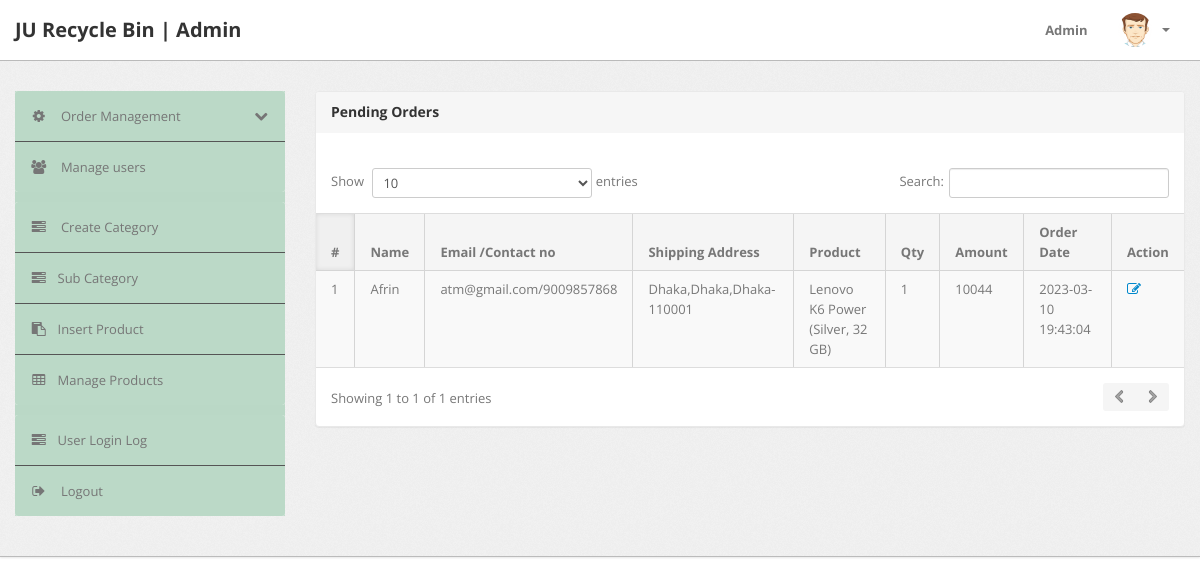
The app's page /admin/delivered-orders.php (signed in) with its own data.
### tables this page shows
CREATE TABLE `orders` (
  `id` int(11) NOT NULL,
  `userId` int(11) DEFAULT NULL,
  `productId` varchar(255) DEFAULT NULL,
  `quantity` int(11) DEFAULT NULL,
  `orderDate` timestamp NOT NULL DEFAULT CURRENT_TIMESTAMP,
  `paymentMethod` varchar(50) DEFAULT NULL,
  `orderStatus` varchar(55) DEFAULT NULL
);

CREATE TABLE `users` (
  `id` int(11) NOT NULL,
  `name` varchar(255) DEFAULT NULL,
  `email` varchar(255) DEFAULT NULL,
  `contactno` bigint(11) DEFAULT NULL,
  `password` varchar(255) DEFAULT NULL,
  `shippingAddress` longtext,
  `shippingState` varchar(255) DEFAULT NULL,
  `shippingCity` varchar(255) DEFAULT NULL,
  `shippingPincode` int(11) DEFAULT NULL,
  `billingAddress` longtext,
  `billingState` varchar(255) DEFAULT NULL,
  `billingCity` varchar(255) DEFAULT NULL,
  `billingPincode` int(11) DEFAULT NULL,
  `regDate` timestamp NOT NULL DEFAULT CURRENT_TIMESTAMP,
  `updationDate` varchar(255) DEFAULT NULL
);

CREATE TABLE `products` (
  `id` int(11) NOT NULL,
  `category` int(11) NOT NULL,
  `subCategory` int(11) DEFAULT NULL,
  `productName` varchar(255) DEFAULT NULL,
  `productCompany` varchar(255) DEFAULT NULL,
  `productPrice` int(11) DEFAULT NULL,
  `productPriceBeforeDiscount` int(11) DEFAULT NULL,
  `productDescription` longtext,
  `productImage1` varchar(255) DEFAULT NULL,
  `productImage2` varchar(255) DEFAULT NULL,
  `productImage3` varchar(255) DEFAULT NULL,
  `shippingCharge` int(11) DEFAULT NULL,
  `productAvailability` varchar(255) DEFAULT NULL,
  `postingDate` timestamp NULL DEFAULT CURRENT_TIMESTAMP,
  `updationDate` varchar(255) DEFAULT NULL
);

### admin/delivered-orders.php (the view, shortened to what this page needs)
<?php
include('include/config.php');
if(strlen($_SESSION['alogin'])==0)
	{
header('location:index.php');
}
else{
?>
<!DOCTYPE html>
<html lang="en">
<head>
	<link type="text/css" href="bootstrap/css/bootstrap.min.css" rel="stylesheet">
	<link type="text/css" href="bootstrap/css/bootstrap-responsive.min.css" rel="stylesheet">
	<link type="text/css" href="css/theme.css" rel="stylesheet">
	<link type="text/css" href="images/icons/css/font-awesome.css" rel="stylesheet">
</head>
<body>
<?php include('include/header.php');?>
	<div class="wrapper">
		<div class="container">
			<div class="row">
<?php include('include/sidebar.php');?>
			<div class="span9">
					<div class="content">
	<div class="module">
							<div class="module-head">
								<h3>Pending Orders</h3>
							</div>
							<div class="module-body table">
									<br />
								<table cellpadding="0" cellspacing="0" border="0" class="datatable-1 table table-bordered table-striped	 display table-responsive" >
									<thead>
										<tr>
											<th>#</th>
											<th> Name</th>
											<th width="50">Email /Contact no</th>
											<th>Shipping Address</th>
											<th>Product </th>
											<th>Qty </th>
											<th>Amount </th>
											<th>Order Date</th>
											<th>Action</th>
										</tr>
									</thead>
<tbody>
<?php
$st='Delivered';
$query=mysqli_query($con,"select users.name as username,users.email as useremail,users.contactno as usercontact,users.shippingAddress as shippingaddress,users.shippingCity as shippingcity,users.shippingState as shippingstate,users.shippingPincode as shippingpincode,products.productName as productname,products.shippingCharge as shippingcharge,orders.quantity as quantity,orders.orderDate as orderdate,products.productPrice as productprice,orders.id as id  from orders join users on  orders.userId=users.id join products on products.id=orders.productId where orders.orderStatus='$st'");
$cnt=1;
while($row=mysqli_fetch_array($query))
{
?>
										<tr>
											<td><?php echo htmlentities($cnt);?></td>
											<td><?php echo htmlentities($row['username']);?></td>
											<td><?php echo htmlentities($row['useremail']);?>/<?php echo htmlentities($row['usercontact']);?></td>
											<td><?php echo htmlentities($row['shippingaddress'].",".$row['shippingcity'].",".$row['shippingstate']."-".$row['shippingpincode']);?></td>
											<td><?php echo htmlentities($row['productname']);?></td>
											<td><?php echo htmlentities($row['quantity']);?></td>
											<td><?php echo htmlentities($row['quantity']*$row['productprice']+$row['shippingcharge']);?></td>
											<td><?php echo htmlentities($row['orderdate']);?></td>
											<td>    <a href="updateorder.php?oid=<?php echo htmlentities($row['id']);?>" title="Update order" target="_blank"><i class="icon-edit"></i></a>
											</td>
											</tr>
										<?php $cnt=$cnt+1; } ?>
										</tbody>
								</table>
							</div>
						</div>
					</div>
				</div>
			</div>
		</div>
	</div>
<?php include('include/footer.php');?>
</body>
<?php } ?>

### records on screen
orders: userId.name "Afrin", userId.email "atm@gmail.com", userId.contactno "9009857868", userId.shippingPincode "Dhaka,Dhaka,Dhaka-110001", productId.productName "Lenovo K6 Power (Silver, 32 GB)", quantity "1", $row['quantity']*$row['productprice']+$row['shippingcharge'] "10044", orderDate "2023-03-10 19:43:04"
